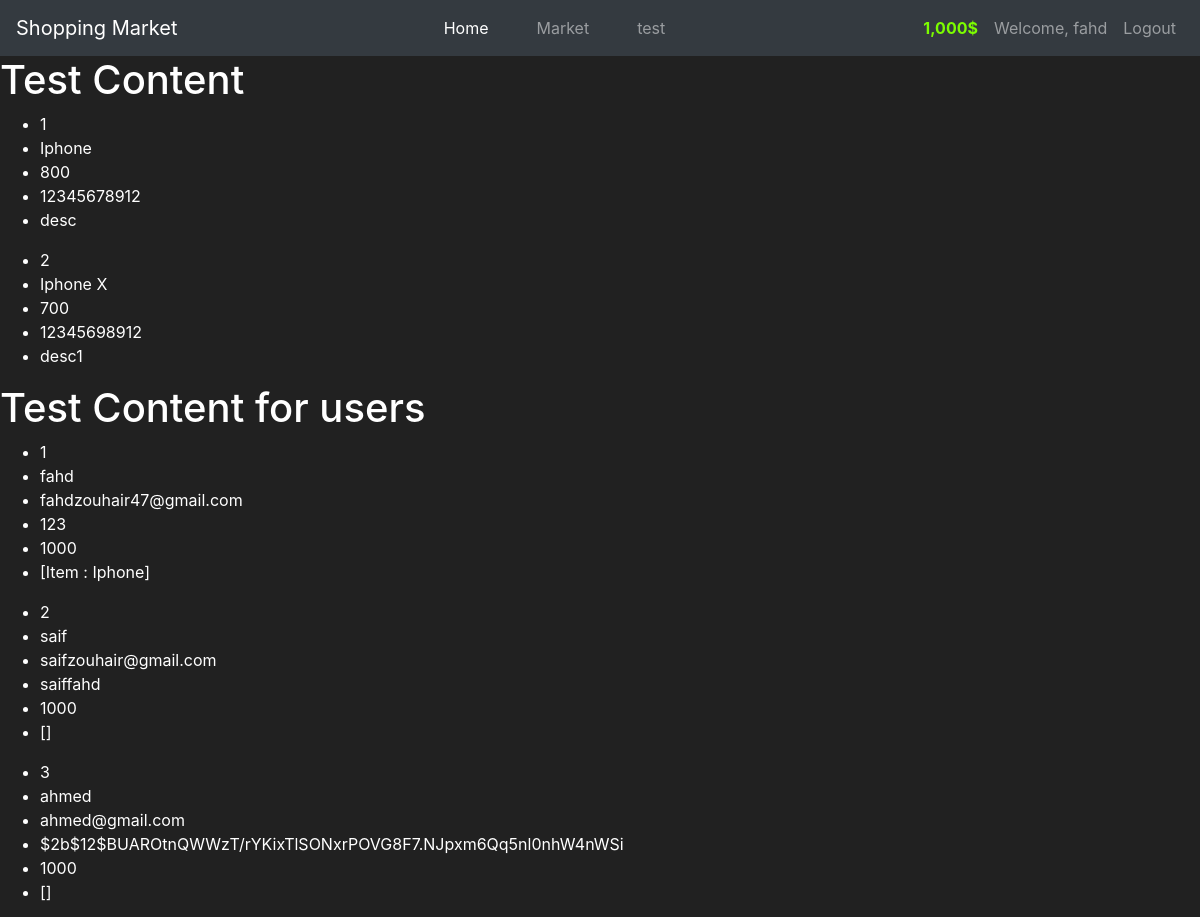
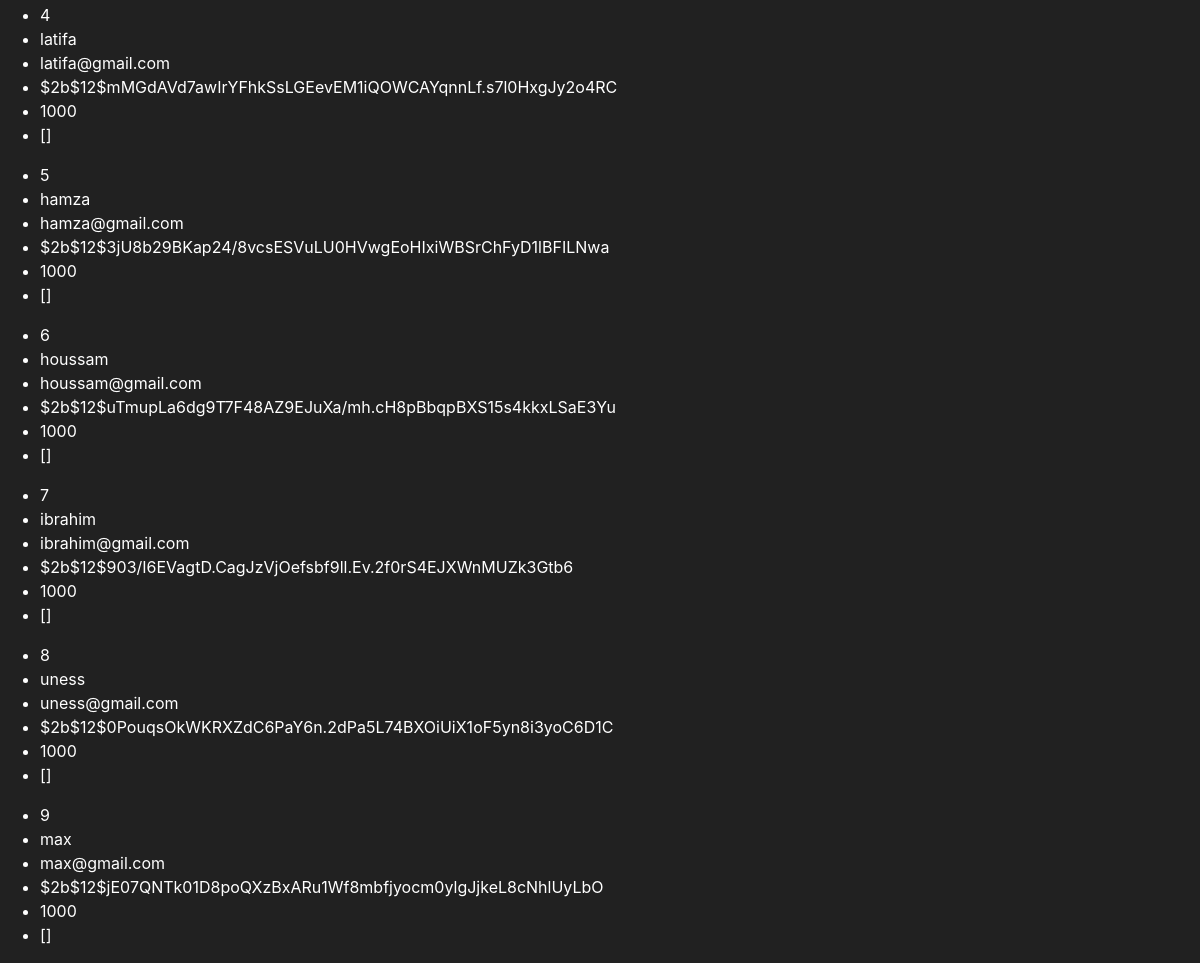
The page /test (signed in) on the database its author committed (2 pictures, top to bottom).
### market/models.py (models this page shows, shortened)
class User(db.Model ,UserMixin):
    id = db.Column(db.Integer(), primary_key=True)
    username = db.Column(db.String(length=30), nullable=False, unique=True)
    email_adress = db.Column(db.String(length=50), nullable=False, unique=True)
    password_hash = db.Column(db.String(length=60), nullable=False)
    budget = db.Column(db.Integer(), nullable=False, default=1000)
    items = db.relationship('Item', backref='owned_user', lazy=True)
    @property
    def show_budget(self):
        if len(str(self.budget)) >= 4:
            return f'{str(self.budget)[:-3]},{str(self.budget)[-3:]}$'
        else:
            return f"{self.budget}$"
    @property
    def password(self):
        return self.password

class Item(db.Model):
    id = db.Column(db.Integer(), primary_key=True)
    name = db.Column(db.String(length=30), nullable=False, unique=True)
    price = db.Column(db.Integer(), nullable=False)
    barcode = db.Column(db.String(length=12), nullable=False, unique=True)
    description = db.Column(db.String(length=1024), nullable=False, unique=True)
    owner = db.Column(db.Integer(), db.ForeignKey('user.id'))
    def __repr__(self):
        return f'Item : {self.name}'

### market/routes.py (the view)
@app.route('/test')
def test_page():
    item_test = Item.query.all()
    user_test = User.query.all()
    items = [
        {'id': 1, 'name': 'Phone', 'barcode': '893212299897', 'price': 500},
        {'id': 2, 'name': 'Laptop', 'barcode': '123985473165', 'price': 900},
        {'id': 3, 'name': 'Keyboard', 'barcode': '231985128446', 'price': 150}
    ]
    return render_template('test.html' , items=item_test , users = user_test)

### market/models.py (called while the page is built)
@login_manager.user_loader
def load_user(user_id):
    return User.query.get(int(user_id))

### market/templates/test.html (shortened to what this page needs)
{% extends 'base.html' %}
{% block content %}
    <h1>Test Content</h1>
    {% for item in items %}
        <ul>
            <li>{{ item.id }}</li>
            <li>{{ item.name }}</li>
            <li>{{ item.price }}</li>
            <li>{{ item.barcode }}</li>
            <li>{{ item.description }}</li>
        </ul>
    {% endfor %}
    <h1>Test Content for users</h1>
    {% for user in users %}
        <ul>
            <li>{{ user.id }}</li>
            <li>{{ user.username }}</li>
            <li>{{ user.email_adress }}</li>
            <li>{{ user.password_hash }}</li>
            <li>{{ user.budget }}</li>
            <li>{{ user.items }}</li>
        </ul>
    {% endfor %}
{% endblock %}

### market/templates/base.html (shortened to what this page needs)
<!doctype html>
<html lang="en">
  <head>
    <link rel="stylesheet" href="https://cdn.jsdelivr.net/npm/bootstrap@4.5.3/dist/css/bootstrap.min.css">
  </head>
  <body>
    <nav class="navbar navbar-expand-md navbar-dark bg-dark">
      <a class="navbar-brand" href="#">Shopping Market</a>
      <div  class="collapse navbar-collapse" id="navbarNav">
        <ul class="ml-auto mr-auto navbar-nav mr-auto" >
            <li class="pl-3 pr-3 nav-item active">
                <a class="nav-link home" href="{{ url_for('index') }}">Home <span class="sr-only">(current)</span></a>
            </li>
            <li class="pl-3 pr-3 nav-item">
                <a class="nav-link market_page" href="{{ url_for('market_page') }}">Market</a>
            </li>
            <li class="pl-3 pr-3 nav-item">
                <a class="nav-link" href="{{ url_for('test_page') }}">test</a>
            </li>
        </ul>
        {% if current_user.is_authenticated %}
                <ul class="navbar-nav">
                  <li class="nav-item">
                      <a class="nav-link" style="color: lawngreen; font-weight: bold">
                          {{ current_user.show_budget }}
                      </a>
                  </li>
                  <li class="nav-item">
                      <a class="nav-link">Welcome, {{ current_user.username }}</a>
                  </li>
                  <li class="nav-item">
                      <a class="nav-link" href="{{ url_for('logout_page') }}">Logout</a>
                  </li>
              </ul>
        {% endif %}
      </div>
    </nav>
    {% block content%}
    {% endblock %}
  </body>
</html>

### market/templates/base.html (style rules this page uses)
body { background-color: #212121; color: white }

### rows shown on the page
User: show_budget "1,000$", username "fahd", id "1", email_adress "fahdzouhair47@gmail.com", password_hash "123", budget "1000", items "[Item : Iphone]"
Item: id "1", name "Iphone", price "800", barcode "12345678912", description "desc"
Item: id "2", name "Iphone X", price "700", barcode "12345698912", description "desc1"
User: id "2", username "saif", email_adress "saifzouhair@gmail.com", password_hash "saiffahd", budget "1000", items "[]"
User: id "3", username "ahmed", email_adress "ahmed@gmail.com", password_hash "$2b$12$BUAROtnQWWzT/rYKixTlSONxrPOVG8F7.NJpxm6Qq5nl0nhW4nWSi", budget "1000", items "[]"
User: id "4", username "latifa", email_adress "latifa@gmail.com", password_hash "$2b$12$mMGdAVd7awIrYFhkSsLGEevEM1iQOWCAYqnnLf.s7l0HxgJy2o4RC", budget "1000", items "[]"
User: id "5", username "hamza", email_adress "hamza@gmail.com", password_hash "$2b$12$3jU8b29BKap24/8vcsESVuLU0HVwgEoHIxiWBSrChFyD1lBFILNwa", budget "1000", items "[]"
User: id "6", username "houssam", email_adress "houssam@gmail.com", password_hash "$2b$12$uTmupLa6dg9T7F48AZ9EJuXa/mh.cH8pBbqpBXS15s4kkxLSaE3Yu", budget "1000", items "[]"
User: id "7", username "ibrahim", email_adress "ibrahim@gmail.com", password_hash "$2b$12$903/I6EVagtD.CagJzVjOefsbf9ll.Ev.2f0rS4EJXWnMUZk3Gtb6", budget "1000", items "[]"
User: id "8", username "uness", email_adress "uness@gmail.com", password_hash "$2b$12$0PouqsOkWKRXZdC6PaY6n.2dPa5L74BXOiUiX1oF5yn8i3yoC6D1C", budget "1000", items "[]"
User: id "9", username "max", email_adress "max@gmail.com", password_hash "$2b$12$jE07QNTk01D8poQXzBxARu1Wf8mbfjyocm0ylgJjkeL8cNhlUyLbO", budget "1000", items "[]"
